Frame 1 (no input): blank canvas, image omitted
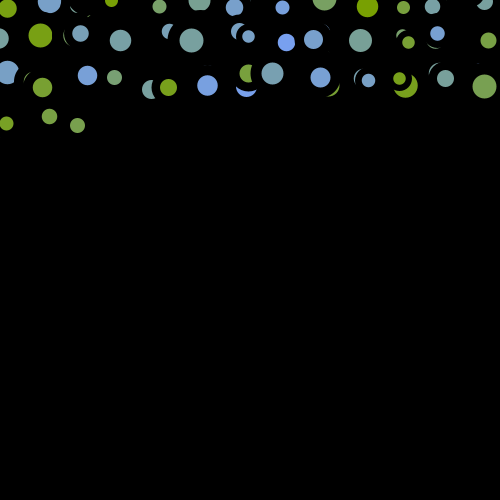
Frame 60 (the mouse pressed at the canvas centre just before this capture)
Frame 120 (the mouse held since frame 60 and released just before this capture): identical to frame 60, image omitted

The Processing sketch that drew this single still picture (run headless with seeded random() and noise(); from frame 60 on, the mouse is pressed at the canvas centre):

// Processing sketch: processing_59236
// ── processing_59236.pde

Triad myTriad;


boolean fade = false;
int decay = 0;
boolean restart = false;

float orixspacing = 40;
float oriyspacing = 40;
float orifatstore = 50;
float orixposmodstore = 10;
float oriyposmodstore = 10;

float xspacing = orixspacing;
float yspacing = oriyspacing;
float fatstore = orifatstore;
float xposmodstore = orixposmodstore;
float yposmodstore = oriyposmodstore;

int click = 1;

void setup() {
  background(0);
  size(500, 500);
  smooth();
  int i = 0;
  //                  (                 xpm, ypm, fat, chance
  myTriad = new Triad(-xspacing, -yspacing, xposmodstore, yposmodstore, fatstore, 60);
  i++;
  click = 1;
  decay = 0;
}


void draw() {
  if (click == 1) {
    restart = false;
    if (fade == true) {
      fill (0, 10);
      stroke(0);
      strokeWeight(0);
      rect(-2, -2, width+2, height+2);
    }
    myTriad.display();
    myTriad.shuffle();
    println(decay);
  }
}
void mousePressed() {
  if (click == 1) {
    click = 0;
  }
  else {
    click = 1;
  }
}

class Triad { 
  float xpos;
  float ypos;
  float xposmod;
  float yposmod;
  float fat;
  float redo;
  float redoChance;


  Triad(float tempXpos, float tempYpos, float tempXposmod, float tempYposmod, float tempFat, float tempRedoChance) { 
    xpos = tempXpos;
    ypos = tempYpos;
    xposmod = tempXposmod;
    yposmod = tempYposmod;
    fat = tempFat;
    redoChance = tempRedoChance;
    redo = 1;
  }

  void display() {
    while (redo < redoChance) {
      stroke(0);
      int randomfat = (int)random(fatstore/2, fatstore);
      strokeWeight(randomfat);
      int xshift = (int)random(-xposmod, xposmod);
      int yshift = (int)random(-yposmod, yposmod);
      point (xpos+xshift, ypos+yshift);
      strokeWeight(randomfat*0.5);
      stroke(120, 160, (int)random(255));
      point (xpos+xshift, ypos+yshift);
      redo = (int)random(100);
      
      if ((keyPressed)&&(key == 'y')) {
        yposmod = yposmod+1;
      }
      if ((keyPressed)&&(key == 'u')&&(yposmod>2)) {
        yposmod = yposmod-1;
      }
      if ((keyPressed)&&(key == 'x')) {
        xposmod = xposmod+1;
      }
      if ((keyPressed)&&(key == 'c')&&(xposmod>2)) {
        xposmod = xposmod-1;
      }
      if ((keyPressed)&&(key == 'j')&&(redoChance<98)) {
        redoChance = redoChance+2;
      }
      if ((keyPressed)&&(key == 'k')&&(redoChance>3)) {
        redoChance = redoChance-2;
      }
    }
  }

  void shuffle() {
    xpos = xpos + xspacing;
    redo = 1;
    if (xpos > width+xspacing) {
      xpos = 0;
      ypos = ypos+yspacing;
    }
    if ((ypos>height+yspacing)&&(fat>1)) {
      ypos = 0;
      if (decay == -1) {
        fatstore = fatstore*0.6;
      }
      if (decay == 1) {
        fatstore = fatstore*1.4;
      }
    }
  }
}

void keyPressed() {
  if (key == 'f') {
    fade = false;
  }
  if (key == 'g') {
    fade = true;
  }
  if (key == 'q') {
    decay = -1;
  }
  if (key == 'w') {
    decay = 0;
  }
  if (key == 'e') {
    decay = 1;
  }
}
